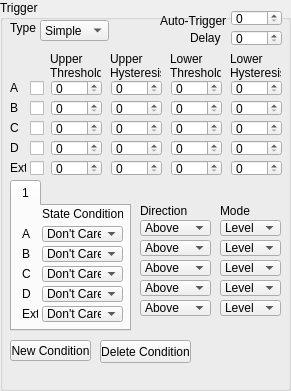
   <widget class="QGroupBox" name="triggerBox">
    <property name="geometry">
     <rect>
      <x>500</x>
      <y>130</y>
      <width>291</width>
      <height>391</height>
     </rect>
    </property>
    <property name="title">
     <string>Trigger</string>
    </property>
    <widget class="QLabel" name="triggerTypeLabel">
     <property name="geometry">
      <rect>
       <x>10</x>
       <y>20</y>
       <width>47</width>
       <height>16</height>
      </rect>
     </property>
     <property name="text">
      <string>Type</string>
     </property>
    </widget>
    <widget class="QComboBox" name="triggerTypeComboBox">
     <property name="geometry">
      <rect>
       <x>40</x>
       <y>20</y>
       <width>69</width>
       <height>21</height>
      </rect>
     </property>
     <item>
      <property name="text">
       <string>Simple</string>
      </property>
     </item>
     <item>
      <property name="text">
       <string>Complex</string>
      </property>
     </item>
    </widget>
    <widget class="QSpinBox" name="aAutotriggerSpinBox">
     <property name="geometry">
      <rect>
       <x>231</x>
       <y>10</y>
       <width>51</width>
       <height>16</height>
      </rect>
     </property>
     <property name="maximum">
      <number>999999</number>
     </property>
    </widget>
    <widget class="QSpinBox" name="aDelaySpinBox">
     <property name="geometry">
      <rect>
       <x>231</x>
       <y>30</y>
       <width>51</width>
       <height>16</height>
      </rect>
     </property>
     <property name="maximum">
      <number>999999</number>
     </property>
    </widget>
    <widget class="QLabel" name="triggerAutotriggerLabel">
     <property name="geometry">
      <rect>
       <x>160</x>
       <y>10</y>
       <width>71</width>
       <height>21</height>
      </rect>
     </property>
     <property name="text">
      <string>Auto-Trigger</string>
     </property>
    </widget>
    <widget class="QLabel" name="triggerDelayLabel">
     <property name="geometry">
      <rect>
       <x>190</x>
       <y>30</y>
       <width>41</width>
       <height>16</height>
      </rect>
     </property>
     <property name="text">
      <string>Delay</string>
     </property>
    </widget>
    <widget class="QSpinBox" name="cUpperThresholdSpinBox">
     <property name="geometry">
      <rect>
       <x>51</x>
       <y>120</y>
       <width>51</width>
       <height>16</height>
      </rect>
     </property>
     <property name="maximum">
      <number>999999</number>
     </property>
    </widget>
    <widget class="QSpinBox" name="dUpperThresholdSpinBox">
     <property name="geometry">
      <rect>
       <x>51</x>
       <y>140</y>
       <width>51</width>
       <height>16</height>
      </rect>
     </property>
     <property name="maximum">
      <number>999999</number>
     </property>
    </widget>
    <widget class="QSpinBox" name="aUpperThresholdSpinBox">
     <property name="geometry">
      <rect>
       <x>51</x>
       <y>80</y>
       <width>51</width>
       <height>16</height>
      </rect>
     </property>
     <property name="maximum">
      <number>999999</number>
     </property>
    </widget>
    <widget class="QCheckBox" name="cTriggerCheck">
     <property name="geometry">
      <rect>
       <x>30</x>
       <y>120</y>
       <width>16</width>
       <height>17</height>
      </rect>
     </property>
     <property name="text">
      <string/>
     </property>
    </widget>
    <widget class="QCheckBox" name="aTriggerCheck">
     <property name="geometry">
      <rect>
       <x>30</x>
       <y>80</y>
       <width>16</width>
       <height>17</height>
      </rect>
     </property>
     <property name="text">
      <string/>
     </property>
    </widget>
    <widget class="QLabel" name="bTriggerLabel">
     <property name="geometry">
      <rect>
       <x>10</x>
       <y>100</y>
       <width>16</width>
       <height>16</height>
      </rect>
     </property>
     <property name="text">
      <string>B</string>
     </property>
    </widget>
    <widget class="QSpinBox" name="bUpperThresholdSpinBox">
     <property name="geometry">
      <rect>
       <x>51</x>
       <y>100</y>
       <width>51</width>
       <height>16</height>
      </rect>
     </property>
     <property name="maximum">
      <number>999999</number>
     </property>
    </widget>
    <widget class="QLabel" name="aTriggerLabel">
     <property name="geometry">
      <rect>
       <x>10</x>
       <y>80</y>
       <width>16</width>
       <height>16</height>
      </rect>
     </property>
     <property name="text">
      <string>A</string>
     </property>
    </widget>
    <widget class="QLabel" name="cTriggerLabel">
     <property name="geometry">
      <rect>
       <x>10</x>
       <y>120</y>
       <width>16</width>
       <height>16</height>
      </rect>
     </property>
     <property name="text">
      <string>C</string>
     </property>
    </widget>
    <widget class="QCheckBox" name="dTriggerCheck">
     <property name="geometry">
      <rect>
       <x>30</x>
       <y>140</y>
       <width>16</width>
       <height>17</height>
      </rect>
     </property>
     <property name="text">
      <string/>
     </property>
    </widget>
    <widget class="QLabel" name="triggerUpperThresholdLabel">
     <property name="geometry">
      <rect>
       <x>50</x>
       <y>50</y>
       <width>51</width>
       <height>31</height>
      </rect>
     </property>
     <property name="text">
      <string>Upper Threshold</string>
     </property>
     <property name="wordWrap">
      <bool>true</bool>
     </property>
    </widget>
    <widget class="QLabel" name="dTriggerLabel">
     <property name="geometry">
      <rect>
       <x>10</x>
       <y>140</y>
       <width>16</width>
       <height>16</height>
      </rect>
     </property>
     <property name="text">
      <string>D</string>
     </property>
    </widget>
    <widget class="QCheckBox" name="bTriggerCheck">
     <property name="geometry">
      <rect>
       <x>30</x>
       <y>100</y>
       <width>16</width>
       <height>17</height>
      </rect>
     </property>
     <property name="text">
      <string/>
     </property>
    </widget>
    <widget class="QPushButton" name="deleteConditionButton">
     <property name="geometry">
      <rect>
       <x>100</x>
       <y>340</y>
       <width>91</width>
       <height>23</height>
      </rect>
     </property>
     <property name="text">
      <string>Delete Condition</string>
     </property>
    </widget>
    <widget class="QPushButton" name="newConditionButton">
     <property name="geometry">
      <rect>
       <x>10</x>
       <y>340</y>
       <width>81</width>
       <height>21</height>
      </rect>
     </property>
     <property name="text">
      <string>New Condition</string>
     </property>
    </widget>
    <widget class="QTabWidget" name="conditionsTabWidget">
     <property name="enabled">
      <bool>true</bool>
     </property>
     <property name="geometry">
      <rect>
       <x>10</x>
       <y>180</y>
       <width>121</width>
       <height>151</height>
      </rect>
     </property>
     <property name="currentIndex">
      <number>0</number>
     </property>
     <widget class="QWidget" name="condition1Tab">
      <attribute name="title">
       <string>1</string>
      </attribute>
      <widget class="QLabel" name="extConditionLabel">
       <property name="geometry">
        <rect>
         <x>10</x>
         <y>100</y>
         <width>16</width>
         <height>16</height>
        </rect>
       </property>
       <property name="text">
        <string>Ext</string>
       </property>
      </widget>
      <widget class="QLabel" name="aConditionLabel">
       <property name="geometry">
        <rect>
         <x>10</x>
         <y>20</y>
         <width>16</width>
         <height>16</height>
        </rect>
       </property>
       <property name="text">
        <string>A</string>
       </property>
      </widget>
      <widget class="QLabel" name="bConditionLabel">
       <property name="geometry">
        <rect>
         <x>10</x>
         <y>40</y>
         <width>16</width>
         <height>16</height>
        </rect>
       </property>
       <property name="text">
        <string>B</string>
       </property>
      </widget>
      <widget class="QLabel" name="cConditionLabel">
       <property name="geometry">
        <rect>
         <x>10</x>
         <y>60</y>
         <width>16</width>
         <height>16</height>
        </rect>
       </property>
       <property name="text">
        <string>C</string>
       </property>
      </widget>
      <widget class="QLabel" name="dConditionLabel">
       <property name="geometry">
        <rect>
         <x>10</x>
         <y>80</y>
         <width>16</width>
         <height>16</height>
        </rect>
       </property>
       <property name="text">
        <string>D</string>
       </property>
      </widget>
      <widget class="QComboBox" name="aStateComboBox">
       <property name="geometry">
        <rect>
         <x>30</x>
         <y>20</y>
         <width>81</width>
         <height>16</height>
        </rect>
       </property>
       <item>
        <property name="text">
         <string>Don't Care</string>
        </property>
       </item>
       <item>
        <property name="text">
         <string>True</string>
        </property>
       </item>
       <item>
        <property name="text">
         <string>False</string>
        </property>
       </item>
      </widget>
      <widget class="QComboBox" name="bStateComboBox">
       <property name="geometry">
        <rect>
         <x>30</x>
         <y>40</y>
         <width>81</width>
         <height>16</height>
        </rect>
       </property>
       <item>
        <property name="text">
         <string>Don't Care</string>
        </property>
       </item>
       <item>
        <property name="text">
         <string>True</string>
        </property>
       </item>
       <item>
        <property name="text">
         <string>False</string>
        </property>
       </item>
      </widget>
      <widget class="QComboBox" name="cStateComboBox">
       <property name="geometry">
        <rect>
         <x>30</x>
         <y>60</y>
         <width>81</width>
         <height>16</height>
        </rect>
       </property>
       <item>
        <property name="text">
         <string>Don't Care</string>
        </property>
       </item>
       <item>
        <property name="text">
         <string>True</string>
        </property>
       </item>
       <item>
        <property name="text">
         <string>False</string>
        </property>
       </item>
      </widget>
      <widget class="QComboBox" name="dStateComboBox">
       <property name="geometry">
        <rect>
         <x>30</x>
         <y>80</y>
         <width>81</width>
         <height>16</height>
        </rect>
       </property>
       <item>
        <property name="text">
         <string>Don't Care</string>
        </property>
       </item>
       <item>
        <property name="text">
         <string>True</string>
        </property>
       </item>
       <item>
        <property name="text">
         <string>False</string>
        </property>
       </item>
      </widget>
      <widget class="QComboBox" name="extStateComboBox">
       <property name="geometry">
        <rect>
         <x>30</x>
         <y>100</y>
         <width>81</width>
         <height>16</height>
        </rect>
       </property>
       <item>
        <property name="text">
         <string>Don't Care</string>
        </property>
       </item>
       <item>
        <property name="text">
         <string>True</string>
        </property>
       </item>
       <item>
        <property name="text">
         <string>False</string>
        </property>
       </item>
      </widget>
      <widget class="QLabel" name="stateLabel">
       <property name="geometry">
        <rect>
         <x>30</x>
         <y>0</y>
         <width>81</width>
         <height>16</height>
        </rect>
       </property>
       <property name="text">
        <string>State Condition</string>
       </property>
      </widget>
     </widget>
    </widget>
    <widget class="QSpinBox" name="dUpperHysteresisSpinBox">
     <property name="geometry">
      <rect>
       <x>111</x>
       <y>140</y>
       <width>51</width>
       <height>16</height>
      </rect>
     </property>
     <property name="maximum">
      <number>999999</number>
     </property>
    </widget>
    <widget class="QSpinBox" name="bUpperHysteresisSpinBox">
     <property name="geometry">
      <rect>
       <x>111</x>
       <y>100</y>
       <width>51</width>
       <height>16</height>
      </rect>
     </property>
     <property name="maximum">
      <number>999999</number>
     </property>
    </widget>
    <widget class="QLabel" name="triggerUpperHysteresisLabel">
     <property name="geometry">
      <rect>
       <x>110</x>
       <y>50</y>
       <width>51</width>
       <height>31</height>
      </rect>
     </property>
     <property name="text">
      <string>Upper Hysteresis</string>
     </property>
     <property name="wordWrap">
      <bool>true</bool>
     </property>
    </widget>
    <widget class="QSpinBox" name="aUpperHysteresisSpinBox">
     <property name="geometry">
      <rect>
       <x>111</x>
       <y>80</y>
       <width>51</width>
       <height>16</height>
      </rect>
     </property>
     <property name="maximum">
      <number>999999</number>
     </property>
    </widget>
    <widget class="QSpinBox" name="cUpperHysteresisSpinBox">
     <property name="geometry">
      <rect>
       <x>111</x>
       <y>120</y>
       <width>51</width>
       <height>16</height>
      </rect>
     </property>
     <property name="maximum">
      <number>999999</number>
     </property>
    </widget>
    <widget class="QSpinBox" name="dLowerThresholdSpinBox">
     <property name="geometry">
      <rect>
       <x>171</x>
       <y>140</y>
       <width>51</width>
       <height>16</height>
      </rect>
     </property>
     <property name="maximum">
      <number>999999</number>
     </property>
    </widget>
    <widget class="QSpinBox" name="dLowerHysteresisSpinBox">
     <property name="geometry">
      <rect>
       <x>231</x>
       <y>140</y>
       <width>51</width>
       <height>16</height>
      </rect>
     </property>
     <property name="maximum">
      <number>999999</number>
     </property>
    </widget>
    <widget class="QLabel" name="triggerLowerHysteresisLabel">
     <property name="geometry">
      <rect>
       <x>230</x>
       <y>50</y>
       <width>51</width>
       <height>31</height>
      </rect>
     </property>
     <property name="text">
      <string>Lower Hysteresis</string>
     </property>
     <property name="wordWrap">
      <bool>true</bool>
     </property>
    </widget>
    <widget class="QSpinBox" name="aLowerHysteresisSpinBox">
     <property name="geometry">
      <rect>
       <x>231</x>
       <y>80</y>
       <width>51</width>
       <height>16</height>
      </rect>
     </property>
     <property name="maximum">
      <number>999999</number>
     </property>
    </widget>
    <widget class="QSpinBox" name="bLowerThresholdSpinBox">
     <property name="geometry">
      <rect>
       <x>171</x>
       <y>100</y>
       <width>51</width>
       <height>16</height>
      </rect>
     </property>
     <property name="maximum">
      <number>999999</number>
     </property>
    </widget>
    <widget class="QSpinBox" name="bLowerHysteresisSpinBox">
     <property name="geometry">
      <rect>
       <x>231</x>
       <y>100</y>
       <width>51</width>
       <height>16</height>
      </rect>
     </property>
     <property name="maximum">
      <number>999999</number>
     </property>
    </widget>
    <widget class="QSpinBox" name="cLowerHysteresisSpinBox">
     <property name="geometry">
      <rect>
       <x>231</x>
       <y>120</y>
       <width>51</width>
       <height>16</height>
      </rect>
     </property>
     <property name="maximum">
      <number>999999</number>
     </property>
    </widget>
    <widget class="QLabel" name="triggerLowerThresholdLabel">
     <property name="geometry">
      <rect>
       <x>170</x>
       <y>50</y>
       <width>51</width>
       <height>31</height>
      </rect>
     </property>
     <property name="text">
      <string>Lower Threshold</string>
     </property>
     <property name="wordWrap">
      <bool>true</bool>
     </property>
    </widget>
    <widget class="QSpinBox" name="aLowerThresholdSpinBox">
     <property name="geometry">
      <rect>
       <x>171</x>
       <y>80</y>
       <width>51</width>
       <height>16</height>
      </rect>
     </property>
     <property name="maximum">
      <number>999999</number>
     </property>
    </widget>
    <widget class="QSpinBox" name="cLowerThresholdSpinBox">
     <property name="geometry">
      <rect>
       <x>171</x>
       <y>120</y>
       <width>51</width>
       <height>16</height>
      </rect>
     </property>
     <property name="maximum">
      <number>999999</number>
     </property>
    </widget>
    <widget class="QLabel" name="extTriggerLabel">
     <property name="geometry">
      <rect>
       <x>10</x>
       <y>160</y>
       <width>16</width>
       <height>16</height>
      </rect>
     </property>
     <property name="text">
      <string>Ext</string>
     </property>
    </widget>
    <widget class="QCheckBox" name="extTriggerCheck">
     <property name="geometry">
      <rect>
       <x>30</x>
       <y>160</y>
       <width>16</width>
       <height>17</height>
      </rect>
     </property>
     <property name="text">
      <string/>
     </property>
    </widget>
    <widget class="QSpinBox" name="extUpperThresholdSpinBox">
     <property name="geometry">
      <rect>
       <x>51</x>
       <y>160</y>
       <width>51</width>
       <height>16</height>
      </rect>
     </property>
     <property name="maximum">
      <number>999999</number>
     </property>
    </widget>
    <widget class="QSpinBox" name="extUpperHysteresisSpinBox">
     <property name="geometry">
      <rect>
       <x>111</x>
       <y>160</y>
       <width>51</width>
       <height>16</height>
      </rect>
     </property>
     <property name="maximum">
      <number>999999</number>
     </property>
    </widget>
    <widget class="QSpinBox" name="extLowerThresholdSpinBox">
     <property name="geometry">
      <rect>
       <x>171</x>
       <y>160</y>
       <width>51</width>
       <height>16</height>
      </rect>
     </property>
     <property name="maximum">
      <number>999999</number>
     </property>
    </widget>
    <widget class="QSpinBox" name="extLowerHysteresisSpinBox">
     <property name="geometry">
      <rect>
       <x>231</x>
       <y>160</y>
       <width>51</width>
       <height>16</height>
      </rect>
     </property>
     <property name="maximum">
      <number>999999</number>
     </property>
    </widget>
    <widget class="QLabel" name="triggerDirectionLabel">
     <property name="geometry">
      <rect>
       <x>140</x>
       <y>200</y>
       <width>47</width>
       <height>21</height>
      </rect>
     </property>
     <property name="text">
      <string>Direction</string>
     </property>
    </widget>
    <widget class="QComboBox" name="aThresholdModeComboBox">
     <property name="geometry">
      <rect>
       <x>220</x>
       <y>220</y>
       <width>61</width>
       <height>16</height>
      </rect>
     </property>
     <item>
      <property name="text">
       <string>Level</string>
      </property>
     </item>
     <item>
      <property name="text">
       <string>Window</string>
      </property>
     </item>
    </widget>
    <widget class="QComboBox" name="bDirectionComboBox">
     <property name="geometry">
      <rect>
       <x>140</x>
       <y>240</y>
       <width>71</width>
       <height>16</height>
      </rect>
     </property>
     <item>
      <property name="text">
       <string>Above</string>
      </property>
     </item>
     <item>
      <property name="text">
       <string>Below</string>
      </property>
     </item>
     <item>
      <property name="text">
       <string>Rising</string>
      </property>
     </item>
     <item>
      <property name="text">
       <string>Falling</string>
      </property>
     </item>
     <item>
      <property name="text">
       <string>Rising or Falling</string>
      </property>
     </item>
     <item>
      <property name="text">
       <string>Above Lower</string>
      </property>
     </item>
     <item>
      <property name="text">
       <string>Below Lower</string>
      </property>
     </item>
     <item>
      <property name="text">
       <string>Rising Lower</string>
      </property>
     </item>
     <item>
      <property name="text">
       <string>Falling Lower</string>
      </property>
     </item>
     <item>
      <property name="text">
       <string>Positive Runt</string>
      </property>
     </item>
     <item>
      <property name="text">
       <string>Negative Runt</string>
      </property>
     </item>
    </widget>
    <widget class="QComboBox" name="extDirectionComboBox">
     <property name="geometry">
      <rect>
       <x>140</x>
       <y>300</y>
       <width>71</width>
       <height>16</height>
      </rect>
     </property>
     <item>
      <property name="text">
       <string>Above</string>
      </property>
     </item>
     <item>
      <property name="text">
       <string>Below</string>
      </property>
     </item>
     <item>
      <property name="text">
       <string>Rising</string>
      </property>
     </item>
     <item>
      <property name="text">
       <string>Falling</string>
      </property>
     </item>
     <item>
      <property name="text">
       <string>Rising or Falling</string>
      </property>
     </item>
     <item>
      <property name="text">
       <string>Above Lower</string>
      </property>
     </item>
     <item>
      <property name="text">
       <string>Below Lower</string>
      </property>
     </item>
     <item>
      <property name="text">
       <string>Rising Lower</string>
      </property>
     </item>
     <item>
      <property name="text">
       <string>Falling Lower</string>
      </property>
     </item>
     <item>
      <property name="text">
       <string>Positive Runt</string>
      </property>
     </item>
     <item>
      <property name="text">
       <string>Negative Runt</string>
      </property>
     </item>
    </widget>
    <widget class="QComboBox" name="dDirectionComboBox">
     <property name="geometry">
      <rect>
       <x>140</x>
       <y>280</y>
       <width>71</width>
       <height>16</height>
      </rect>
     </property>
     <item>
      <property name="text">
       <string>Above</string>
      </property>
     </item>
     <item>
      <property name="text">
       <string>Below</string>
      </property>
     </item>
     <item>
      <property name="text">
       <string>Rising</string>
      </property>
     </item>
     <item>
      <property name="text">
       <string>Falling</string>
      </property>
     </item>
     <item>
      <property name="text">
       <string>Rising or Falling</string>
      </property>
     </item>
     <item>
      <property name="text">
       <string>Above Lower</string>
      </property>
     </item>
     <item>
      <property name="text">
       <string>Below Lower</string>
      </property>
     </item>
     <item>
      <property name="text">
       <string>Rising Lower</string>
      </property>
     </item>
     <item>
      <property name="text">
       <string>Falling Lower</string>
      </property>
     </item>
     <item>
      <property name="text">
       <string>Positive Runt</string>
      </property>
     </item>
     <item>
      <property name="text">
       <string>Negative Runt</string>
      </property>
     </item>
    </widget>
    <widget class="QLabel" name="thresholdModeLabel">
     <property name="geometry">
      <rect>
       <x>220</x>
       <y>200</y>
       <width>47</width>
       <height>21</height>
      </rect>
     </property>
     <property name="text">
      <string>Mode</string>
     </property>
    </widget>
    <widget class="QComboBox" name="cDirectionComboBox">
     <property name="geometry">
      <rect>
       <x>140</x>
       <y>260</y>
       <width>71</width>
       <height>16</height>
      </rect>
     </property>
     <item>
      <property name="text">
       <string>Above</string>
      </property>
     </item>
     <item>
      <property name="text">
       <string>Below</string>
      </property>
     </item>
     <item>
      <property name="text">
       <string>Rising</string>
      </property>
     </item>
     <item>
      <property name="text">
       <string>Falling</string>
      </property>
     </item>
     <item>
      <property name="text">
       <string>Rising or Falling</string>
      </property>
     </item>
     <item>
      <property name="text">
       <string>Above Lower</string>
      </property>
     </item>
     <item>
      <property name="text">
       <string>Below Lower</string>
      </property>
     </item>
     <item>
      <property name="text">
       <string>Rising Lower</string>
      </property>
     </item>
     <item>
      <property name="text">
       <string>Falling Lower</string>
      </property>
     </item>
     <item>
      <property name="text">
       <string>Positive Runt</string>
      </property>
     </item>
     <item>
      <property name="text">
       <string>Negative Runt</string>
      </property>
     </item>
    </widget>
    <widget class="QComboBox" name="aDirectionComboBox">
     <property name="geometry">
      <rect>
       <x>140</x>
       <y>220</y>
       <width>71</width>
       <height>16</height>
      </rect>
     </property>
     <item>
      <property name="text">
       <string>Above</string>
      </property>
     </item>
     <item>
      <property name="text">
       <string>Below</string>
      </property>
     </item>
     <item>
      <property name="text">
       <string>Rising</string>
      </property>
     </item>
     <item>
      <property name="text">
       <string>Falling</string>
      </property>
     </item>
     <item>
      <property name="text">
       <string>Rising or Falling</string>
      </property>
     </item>
     <item>
      <property name="text">
       <string>Above Lower</string>
      </property>
     </item>
     <item>
      <property name="text">
       <string>Below Lower</string>
      </property>
     </item>
     <item>
      <property name="text">
       <string>Rising Lower</string>
      </property>
     </item>
     <item>
      <property name="text">
       <string>Falling Lower</string>
      </property>
     </item>
     <item>
      <property name="text">
       <string>Positive Runt</string>
      </property>
     </item>
     <item>
      <property name="text">
       <string>Negative Runt</string>
      </property>
     </item>
    </widget>
    <widget class="QComboBox" name="dThresholdModeComboBox">
     <property name="geometry">
      <rect>
       <x>220</x>
       <y>280</y>
       <width>61</width>
       <height>16</height>
      </rect>
     </property>
     <item>
      <property name="text">
       <string>Level</string>
      </property>
     </item>
     <item>
      <property name="text">
       <string>Window</string>
      </property>
     </item>
    </widget>
    <widget class="QComboBox" name="bThresholdModeComboBox">
     <property name="geometry">
      <rect>
       <x>220</x>
       <y>240</y>
       <width>61</width>
       <height>16</height>
      </rect>
     </property>
     <item>
      <property name="text">
       <string>Level</string>
      </property>
     </item>
     <item>
      <property name="text">
       <string>Window</string>
      </property>
     </item>
    </widget>
    <widget class="QComboBox" name="extThresholdModeComboBox">
     <property name="geometry">
      <rect>
       <x>220</x>
       <y>300</y>
       <width>61</width>
       <height>16</height>
      </rect>
     </property>
     <item>
      <property name="text">
       <string>Level</string>
      </property>
     </item>
     <item>
      <property name="text">
       <string>Window</string>
      </property>
     </item>
    </widget>
    <widget class="QComboBox" name="cThresholdModeComboBox">
     <property name="geometry">
      <rect>
       <x>220</x>
       <y>260</y>
       <width>61</width>
       <height>16</height>
      </rect>
     </property>
     <item>
      <property name="text">
       <string>Level</string>
      </property>
     </item>
     <item>
      <property name="text">
       <string>Window</string>
      </property>
     </item>
    </widget>
   </widget>
